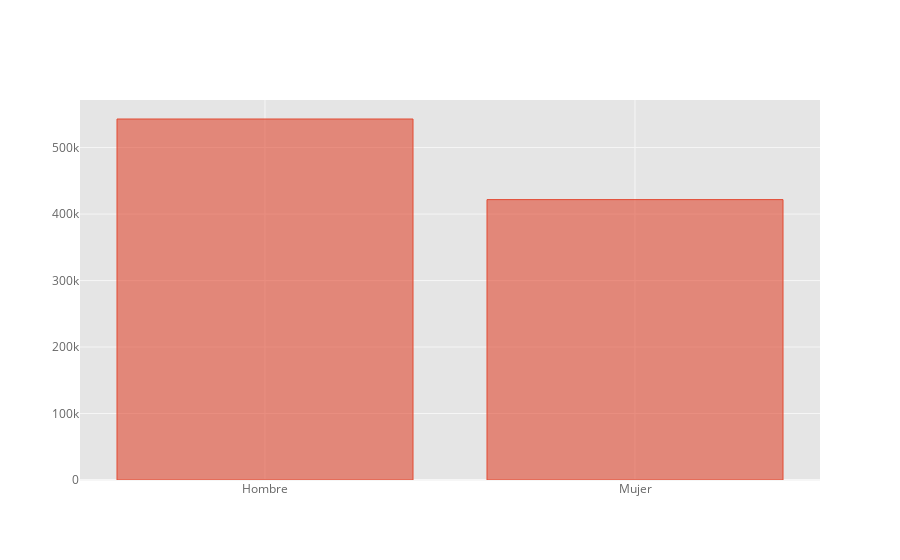

The code cell stored with this chart in its notebook:
### Code cell
table1.iplot(kind = 'bar')

### Figure 1 — Plotly figure (JSON) as saved in the notebook; plotly's stock layout.template omitted (floating-point values rounded to 4 significant figures)
{"data": [{"marker": {"color": "rgba(226, 74, 51, 0.6)", "line": {"color": "rgba(226, 74, 51, 1.0)", "width": 1}}, "name": "yoprcor", "orientation": "v", "text": "", "type": "bar", "x": ["Hombre", "Mujer"], "y": [543000.0, 421700.0]}], "layout": {"legend": {"bgcolor": "#FFFFFF", "font": {"color": "#666666"}}, "paper_bgcolor": "#FFFFFF", "plot_bgcolor": "#E5E5E5", "title": {"font": {"color": "#151516"}}, "xaxis": {"gridcolor": "#F6F6F6", "showgrid": true, "tickfont": {"color": "#666666"}, "title": {"font": {"color": "#666666"}, "text": ""}, "zerolinecolor": "#F6F6F6"}, "yaxis": {"gridcolor": "#F6F6F6", "showgrid": true, "tickfont": {"color": "#666666"}, "title": {"font": {"color": "#666666"}, "text": ""}, "zerolinecolor": "#F6F6F6"}}}
